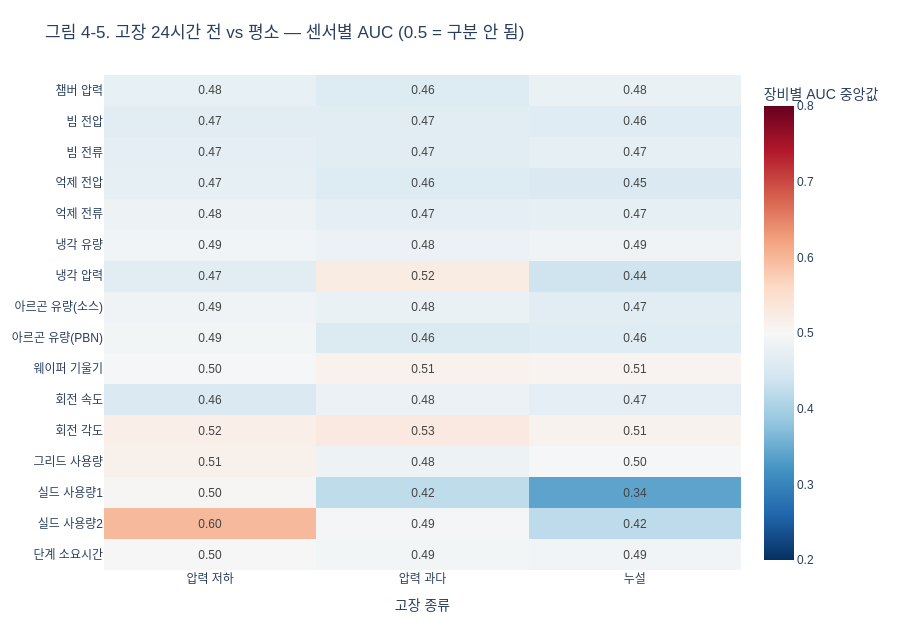

Notebook code cell kept with this figure:
### Markdown cell above
### 4-5. 센서별 고장 전·평소 구분력 (Q1)

각 장비 안에서 **고장 24시간 전 분의 z값**과 **평소 분의 z값**(장비당 최대 5만 분 표본)을 비교한다. AUC가 0.5면 구분이 안 되고, 0.5에서 멀수록 값의 순위가 다르다. 방향은 신호가 아니라 “고장 전에 평소보다 크면 0.5 초과”를 뜻한다.

장비마다 따로 계산해 **중앙값**으로 요약한다(고장 전 분 200개 이상인 장비만). 같은 고장의 연속된 분은 독립이 아니며, 분류 성능이 아니라 순위 차이의 크기다.

### Code cell
rng = np.random.default_rng(0)
tool_idx = df.groupby('Tool', observed=True).indices
auc_rows = []
for tool, idx in tool_idx.items():
    nrm_idx = idx[normal[idx]]
    if len(nrm_idx) < 1000:
        continue
    nrm_idx = rng.choice(nrm_idx, size=min(50_000, len(nrm_idx)), replace=False)
    for f in FAULTS:
        pidx = idx[pre[f][idx]]
        if len(pidx) < 200:
            continue
        for s in SENSORS:
            x1 = Z[s].to_numpy()[pidx]; x0 = Z[s].to_numpy()[nrm_idx]
            x1 = x1[~np.isnan(x1)]; x0 = x0[~np.isnan(x0)]
            if len(x1) < 200 or len(x0) < 1000:
                continue
            r = rankdata(np.concatenate([x1, x0]))
            auc = (r[:len(x1)].sum() - len(x1) * (len(x1) + 1) / 2) / (len(x1) * len(x0))
            auc_rows.append((tool, FSHORT[f], s, auc, len(x1)))
auc = pd.DataFrame(auc_rows, columns=['Tool', '고장 종류', 'sensor', 'auc', 'n_pre'])
auc_med = auc.pivot_table(index='sensor', columns='고장 종류', values='auc', aggfunc='median').reindex(index=SENSORS)
auc_n = auc.pivot_table(index='sensor', columns='고장 종류', values='Tool', aggfunc='nunique').reindex(index=SENSORS)
order = [FSHORT[f] for f in FAULTS]

hm = auc_med[order].copy(); hm.index = [NAMES[s] for s in SENSORS]
fig = px.imshow(hm, zmin=.2, zmax=.8, color_continuous_scale='RdBu_r', aspect='auto', text_auto='.2f',
                labels={'color': '장비별 AUC 중앙값'}, title='그림 4-5. 고장 24시간 전 vs 평소 — 센서별 AUC (0.5 = 구분 안 됨)')
show(fig, 640)
print('비교에 쓴 장비 수:', {k: int(auc[auc['고장 종류'] == k].Tool.nunique()) for k in order})

top_rows = []
for k in order:
    d = (auc_med[k] - .5).abs().sort_values(ascending=False).head(3)
    for s in d.index:
        top_rows.append({'고장 종류': k, '센서': NAMES[s], 'AUC 중앙값': round(auc_med.loc[s, k], 3), '장비 수': int(auc_n.loc[s, k])})
display(pd.DataFrame(top_rows))

### Figure 1 — Plotly figure (JSON) as saved in the notebook; plotly's stock layout.template omitted (floating-point values rounded to 4 significant figures)
{"data": [{"coloraxis": "coloraxis", "hovertemplate": "고장 종류: %{x}<br>y: %{y}<br>장비별 AUC 중앙값: %{z}<extra></extra>", "name": "0", "texttemplate": "%{z:.2f}", "type": "heatmap", "x": ["압력 저하", "압력 과다", "누설"], "xaxis": "x", "y": ["챔버 압력", "빔 전압", "빔 전류", "억제 전압", "억제 전류", "냉각 유량", "냉각 압력", "아르곤 유량(소스)", "아르곤 유량(PBN)", "웨이퍼 기울기", "회전 속도", "회전 각도", "그리드 사용량", "실드 사용량1", "실드 사용량2", "단계 소요시간"], "yaxis": "y", "z": [[0.4751, 0.4591, 0.479], [0.4666, 0.4652, 0.462], [0.4705, 0.4672, 0.4727], [0.4722, 0.4593, 0.4541], [0.4846, 0.4712, 0.4728], [0.49, 0.4806, 0.4868], [0.4662, 0.5244, 0.4377], [0.4868, 0.4799, 0.4676], [0.4928, 0.4575, 0.4638], [0.4973, 0.5133, 0.5093], [0.4555, 0.4804, 0.471], [0.519, 0.5291, 0.5112], [0.5145, 0.4835, 0.4969], [0.5038, 0.4224, 0.3394], [0.598, 0.4934, 0.422], [0.5016, 0.4918, 0.49]]}], "layout": {"coloraxis": {"cmax": 0.8, "cmin": 0.2, "colorbar": {"title": {"text": "장비별 AUC 중앙값"}}, "colorscale": [[0.0, "rgb(5,48,97)"], [0.1, "rgb(33,102,172)"], [0.2, "rgb(67,147,195)"], [0.3, "rgb(146,197,222)"], [0.4, "rgb(209,229,240)"], [0.5, "rgb(247,247,247)"], [0.6, "rgb(253,219,199)"], [0.7, "rgb(244,165,130)"], [0.8, "rgb(214,96,77)"], [0.9, "rgb(178,24,43)"], [1.0, "rgb(103,0,31)"]]}, "font": {"family": "Malgun Gothic, sans-serif"}, "height": 640, "margin": {"b": 70, "l": 30, "r": 30, "t": 75}, "title": {"text": "그림 4-5. 고장 24시간 전 vs 평소 — 센서별 AUC (0.5 = 구분 안 됨)"}, "xaxis": {"anchor": "y", "domain": [0.0, 1.0], "title": {"text": "고장 종류"}}, "yaxis": {"anchor": "x", "autorange": "reversed", "domain": [0.0, 1.0]}}}
